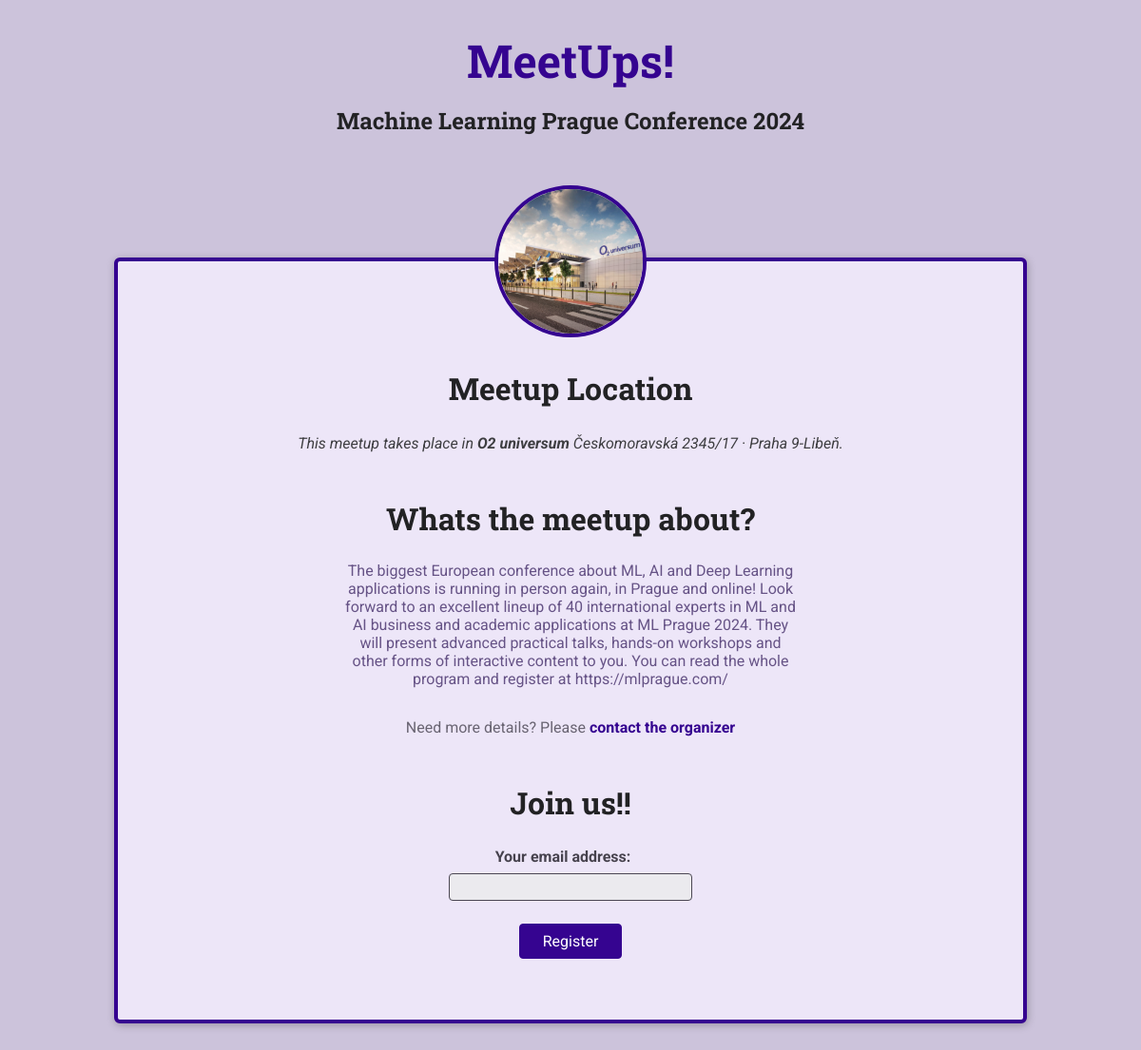
/meetups/meetup1, run on the app's committed database.
### meetups/models.py (models this page shows, shortened)
class MeetUp(models.Model):
    title = models.CharField(max_length=200)
    organizer = models.ForeignKey(Organizer, on_delete=models.CASCADE)
    date = models.DateField()
    slug = models.SlugField(unique=True)
    description = models.TextField()
    image = models.ImageField(upload_to='images')
    location = models.ForeignKey(Location, on_delete=models.CASCADE)
    participants = models.ManyToManyField(Participant, through='Registration',  blank=True, null=True)

class Location(models.Model):
    name = models.CharField(max_length=200)
    address = models.CharField(max_length=200)

### meetups/views.py (the view, shortened to what this page needs)
# urls.py: path('<slug:meetup_slug>', views.meetup_detail, name='meetup_detail')
def meetup_detail(request, meetup_slug):
    try:
        selected_meetup = MeetUp.objects.get(slug=meetup_slug)
        if request.method == 'GET':
            registration_form = RegistrationForm()
        return render(request, 'meetups/meetup_details.html', {
            'meetup_found': True,
            'meetup': selected_meetup,
            'form': registration_form
        })
    except Exception as exc:
        print(exc)
        return render(request, 'meetups/meetup_details.html', {
            'meetup_found': False})

### meetups/forms.py
class RegistrationForm(forms.Form):
    email = forms.EmailField(label='Your email address')

### meetups/templates/meetups/meetup_details.html (shortened to what this page needs)
{% extends 'meetups/base/base.html' %}
{% load static %}
{% block site_css %}
    <link rel="stylesheet" href="{% static 'meetups/style/meetup_detail.css' %}">
{% endblock %}
{% block main_heading %}{{ meetup.title }}{% endblock %}
{% block body %}
{% if meetup_found %}
<article>
    <img id="main-image" src="{{ meetup.image.url }}">
    <section id="location">
        <h2>Meetup Location</h2>
        <address> This meetup takes place in <span>{{ meetup.location.name }}</span> {{ meetup.location.address }}.</address>
    </section>
    <section id="details">
        <h2>Whats the meetup about?</h2>
        <p>{{ meetup.description }}</p>
    <footer>
        <p>Need more details? Please <a href="mailto:{{ meetup.organizer.email }}">contact the organizer</a></p>
    </footer>
    </section>
    <section id="registration">
        <h2>Join us!!</h2>
        <form method="POST" action="{% url 'meetup_detail' meetup.slug %}">
            <ul>
            {{ form.as_p }}
            </ul>
            <div id="registration-actions">
                <button>Register</button>
            </div>
        </form>
    </section>
</article>
{% else %}
<p>No meetup found, sorry :(</p>
{% endif %}
{% endblock %}

### meetups/static/meetups/style/base.css (style rules this page uses)
* { box-sizing: border-box; }
body { font-family: 'Roboto', sans-serif; margin: 0; background-color: #ccc3db; color: #3e3e41; }
h1, h2, h3 { font-family: 'Roboto Slab', sans-serif; color: #222224; }
button, .btn { cursor: pointer; font: inherit; padding: 0.5rem 1.5rem; background-color: #350490; border: 1px solid #350490; color: white; border-radius: 4px; text-decoration: none; }

### meetups/static/meetups/style/meetup_detail.css (style rules this page uses)
article { max-width: 60rem; margin: 5rem auto; border-radius: 6px; background-color: #ede6f8; border: 4px solid #350490; box-shadow: 1px 2px 8px rgba(0, 0, 0, 0.25); position: relative; padding: 1rem; text-align: center; }
#main-image { width: 10rem; height: 10rem; object-fit: cover; position: absolute; top: -5rem; left: calc(50% - 5rem); border-radius: 50%; border: 4px solid #350490; }
section:first-of-type { margin-top: 6rem; }
h2 { font-size: 2rem; }
address span { font-weight: bold; }
#details h2 { margin-bottom: 0.5rem; }
#details > p { color: #665386; padding: 1rem; border-radius: 4px; max-width: 80%; margin: auto; }
#details footer { color: #696472; }
#details footer a { color: #350490; text-decoration: none; font-weight: bold; }
#registration ul { list-style: none; margin: 0; padding: 0; }
#registration label { font-weight: bold; color: #46424d; margin-right: 1rem; display: block; margin-bottom: 0.5rem; }
#registration input { font: inherit; width: 40%; background-color: #ebeaee; border: 1px solid #4b4753; border-radius: 4px; padding: 0.25rem; }
#registration-actions { margin-top: 1.5rem; }

### meetups/static/meetups/style/all_meetups.css (style rules this page uses)
section { max-width: 40rem; margin: 3rem auto; }

### data on the page
MeetUp: title "Machine Learning Prague Conference 2024", image (picture), location.name "O2 universum", location.address "Českomoravská 2345/17 · Praha 9-Libeň", description "The biggest European conference about ML, AI and Deep Learning applications is running in person again, in Prague and online! Look forward to an excellent lineup of 40 international experts in ML and AI business and academic applications at ML Prague 2024. They will present advanced practical talks, hands-on workshops and other forms of interactive content to you. You can read the whole program and register at https://mlprague.com/"
